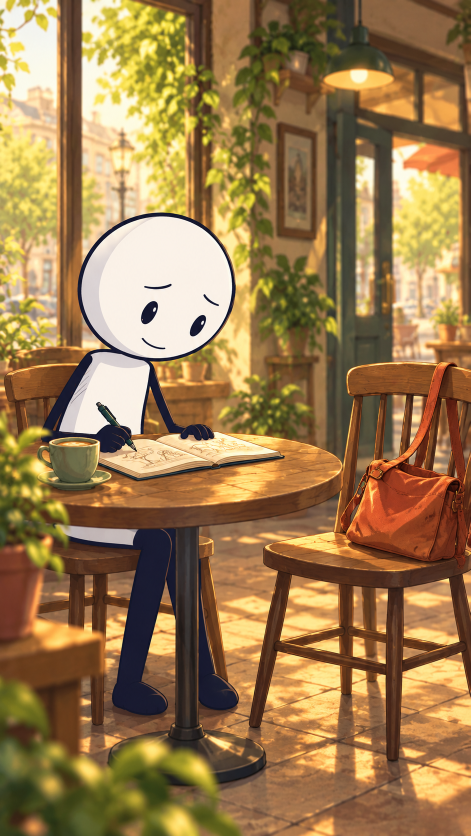
#> input picture outputs/the-empty-chair-source/assets/01-alone.png, 941 x 1672 px (shown at 1/2 size)
$ python render.py
#> lines starting #> are read from the running program, lines starting #| are printed output that depends on the picture
"""The Empty Chair: illustrated character animation, narration and local assembly.

Rebuild offline with Pillow and FFmpeg. All timings follow the included voice take.
Source coordinates use the 941 x 1672 illustration canvas; rendering is 720 x 1280.
"""
from array import array
import argparse
from bisect import bisect_right
import json
import math
from pathlib import Path
import random
import subprocess
import wave

from PIL import Image, ImageDraw, ImageEnhance, ImageFont

HERE = Path(__file__).resolve().parent
OUT = HERE.parent
SIZE = (720, 1280)
W, H = SIZE
FPS = 24
SPEED = .95
LEAD = .4
PAUSES = [(20.298, .5), (24.347, 1.0), (29.293, .55), (37.350, .3)]
TAIL = 3.0
VOICE_LENGTH = 41.016
DURATION = math.ceil((LEAD + VOICE_LENGTH / SPEED + sum(p[1] for p in PAUSES) + TAIL) * FPS) / FPS
FONT = '/System/Library/Fonts/Supplemental/Arial Bold.ttf'
if not Path(FONT).exists():
    FONT = '/usr/share/fonts/truetype/dejavu/DejaVuSans-Bold.ttf'


def ease(x):
    x = max(0, min(1, x))
    return x * x * (3 - 2 * x)


def pulse(t, start, length):
    return math.sin(math.pi * (t - start) / length) ** 2 if start < t < start + length else 0


def when(t, after=True):
    return LEAD + t / SPEED + sum(gap for at, gap in PAUSES if at < t or (after and at == t))


# Shot duration is independent of camera motion: no constant zooming or floating.
# crop = center x, center y, scale, measured in original illustration coordinates.
EDIT = [
    (0, 'alone', (470, 830, 1.04), 'draw', 'THE EMPTY CHAIR'),
    (3.220, 'alone', (355, 825, 1.48), 'draw', ''),
    (5.135, 'alone', (706, 1040, 2.0), 'still', ''),
    (6.970, 'question', (470, 730, 1.13), 'ask', ''),
    (10.421, 'question', (290, 690, 1.70), 'hesitate', ''),
    (11.700, 'bag', (470, 850, 1.08), 'lift', ''),
    (13.016, 'together', (470, 800, 1.12), 'talk', ''),
    (16.222, 'together', (630, 650, 1.55), 'ask', ''),
    (17.853, 'together', (300, 650, 1.65), 'nod', ''),
    (18.858, 'together', (470, 790, 1.16), 'talk', ''),
    (20.298, 'waiting', (470, 830, 1.06), 'wait', 'THE NEXT MORNING'),
    (23.125, 'waiting', (670, 850, 1.25), 'still', ''),
    (24.347, 'waiting', (320, 685, 1.57), 'wait', 'THREE MORNINGS'),
    (26.793, 'disappointed', (470, 830, 1.06), 'sad', 'THE FOURTH MORNING'),
    (29.293, 'return', (470, 770, 1.08), 'return', ''),
    (32.350, 'return', (650, 880, 1.48), 'show', ''),
    (34.021, 'books', (655, 790, 1.42), 'still', ''),
    (37.350, 'return', (370, 730, 1.25), 'laugh', ''),
    (40.964, 'books', (470, 835, 1.02), 'still', ''),
]


# heads: ellipse and eye centers in the original illustration canvas.
SPECS = {
    'alone': dict(file='01-alone.png', heads=[(313, 576, 157, 150, [(298, 624), (397, 651)])],
                  hands=[(235, 858, 68, 72)]),
    'question': dict(file='02-question.png', heads=[
        (254, 582, 145, 139, [(268, 612), (358, 566)]),
        (641, 462, 143, 137, [(548, 497), (645, 522)])], hands=[(650, 815, 78, 67)]),
    'bag': dict(file='02b-bag.png', heads=[
        (313, 597, 145, 131, [(338, 620), (423, 565)]),
        (641, 462, 143, 137, [(548, 497), (645, 522)])], hands=[(699, 778, 100, 110)]),
    'together': dict(file='03-together.png', heads=[
        (248, 578, 145, 133, [(268, 609), (355, 565)]),
        (662, 546, 147, 142, [(562, 593), (658, 614)])], hands=[(615, 810, 95, 87)]),
    'waiting': dict(file='04-waiting.png', heads=[
        (300, 565, 155, 140, [(347, 585), (430, 557)])], hands=[(235, 858, 68, 72)]),
    'disappointed': dict(file='05-disappointed.png', heads=[
        (314, 576, 154, 143, [(293, 646), (390, 663)])], hands=[]),
    'return': dict(file='06-return-final.png', heads=[
        (249, 577, 146, 133, [(263, 598), (348, 545)]),
        (641, 430, 143, 132, [(545, 457), (640, 489)])], hands=[]),
    'books': dict(file='07-books-final.png', heads=[], hands=[]),
}


# [39 lines left out: functions read_cues, prepare_voice, not called in this run]


class Scene:
    def __init__(self, name, spec):
#> called with name = 'alone'
        self.name = name
        self.im = Image.open(HERE / 'assets' / spec['file']).convert('RGB').resize(SIZE, Image.Resampling.LANCZOS)
        self.heads = [(x * W / 941, y * H / 1672, rx * W / 941, ry * H / 1672,
                       [(ex * W / 941, ey * H / 1672) for ex, ey in eyes])
                      for x, y, rx, ry, eyes in spec['heads']]
        self.hands = [(x * W / 941, y * H / 1672, rx * W / 941, ry * H / 1672)
                      for x, y, rx, ry in spec['hands']]

    # [65 lines left out: functions frame, lines_for, not called in this run]


class Reel:
    def __init__(self):
        self.scenes = {name: Scene(name, spec) for name, spec in SPECS.items()}
#> call 2 of __init__, with name = 'question'
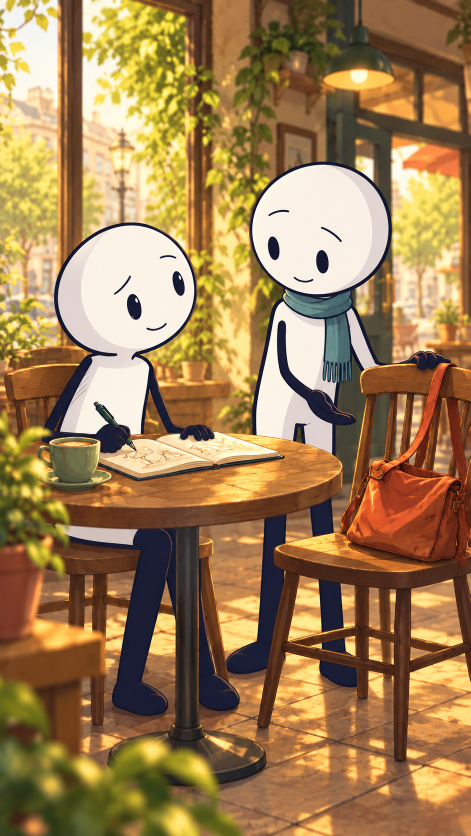
#> input picture outputs/the-empty-chair-source/assets/02-question.png, 941 x 1672 px (shown at 1/2 size)
#> call 3 of __init__, with name = 'bag'
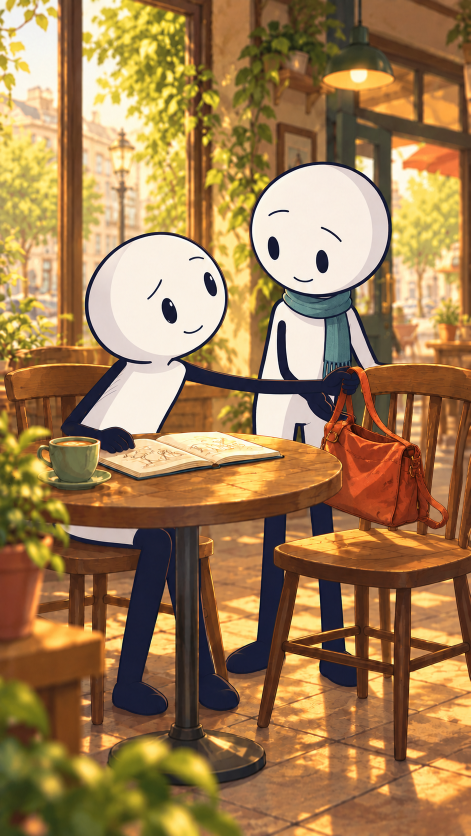
#> input picture outputs/the-empty-chair-source/assets/02b-bag.png, 941 x 1672 px (shown at 1/2 size)
#> call 4 of __init__, with name = 'together'
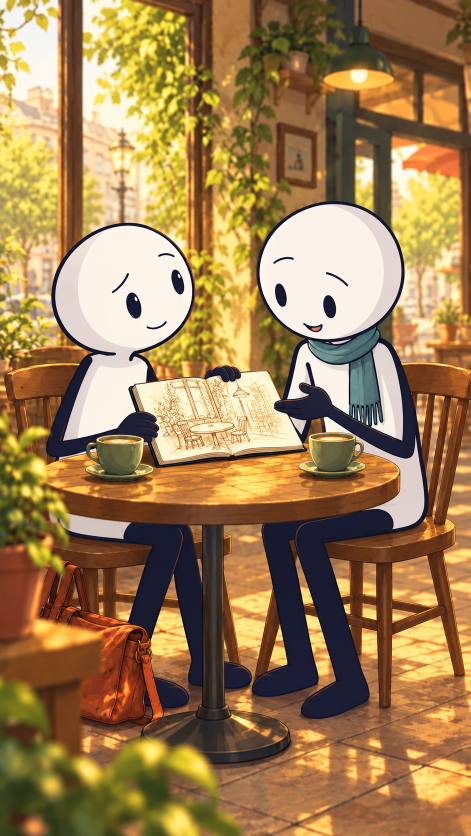
#> input picture outputs/the-empty-chair-source/assets/03-together.png, 941 x 1672 px (shown at 1/2 size)
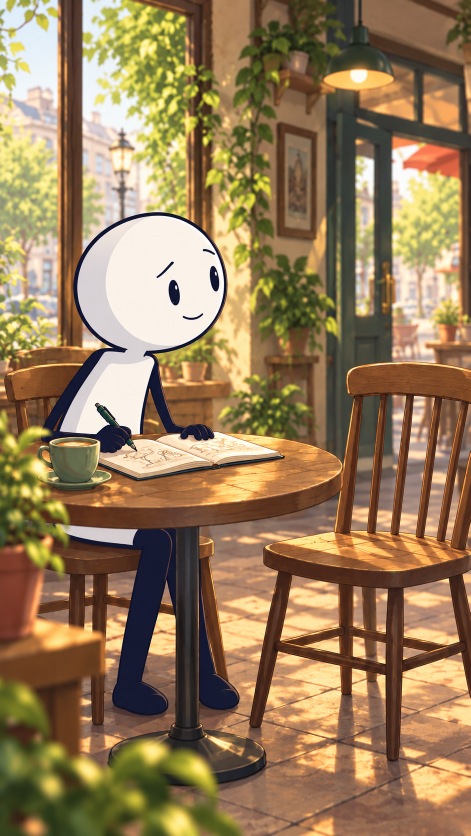
#> input picture outputs/the-empty-chair-source/assets/04-waiting.png, 941 x 1672 px (shown at 1/2 size)
#> in __init__ (call 5), `self.im = Image.open(HERE / 'assets' / spec['file']).convert('RGB').re..`:
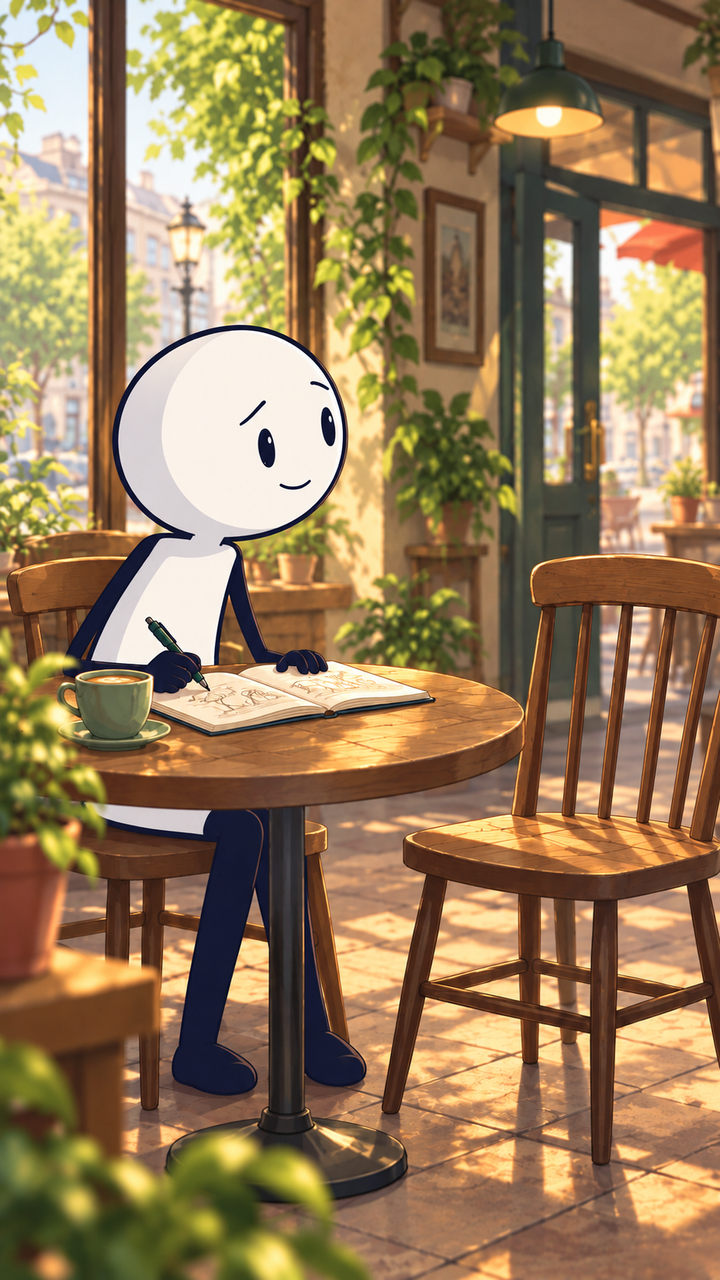
#> self.im: PIL image 720x1280 RGB; mean R, G, B 150.2, 124.4, 89.1
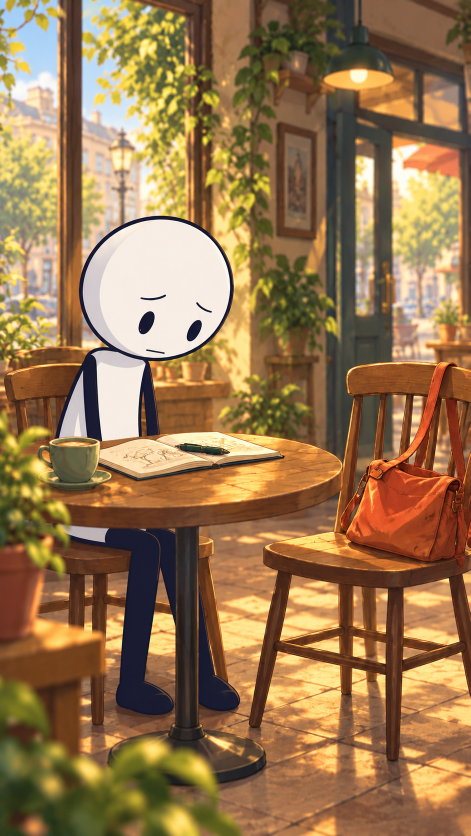
#> input picture outputs/the-empty-chair-source/assets/05-disappointed.png, 941 x 1672 px (shown at 1/2 size)
#> in __init__ (call 6), `self.im = Image.open(HERE / 'assets' / spec['file']).convert('RGB').re..`:
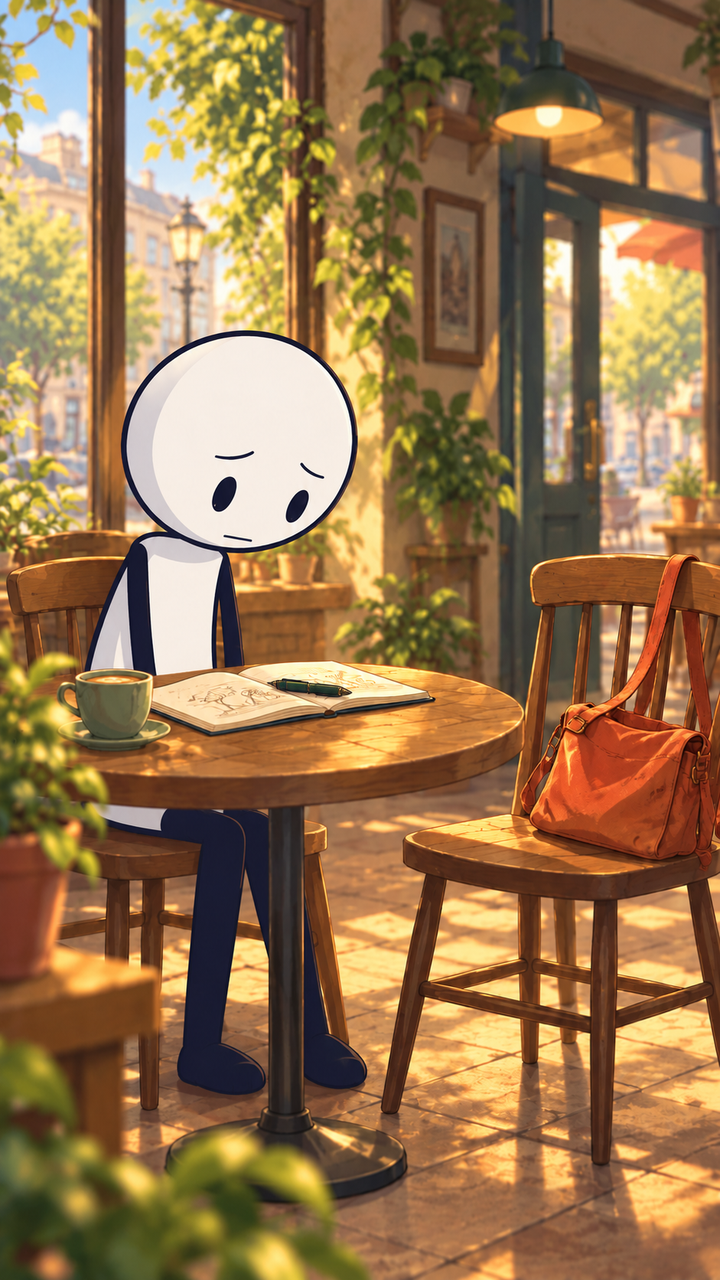
#> self.im: PIL image 720x1280 RGB; mean R, G, B 151.2, 118.4, 79.6
        self.cues = read_cues()
        self.starts = [0] + [when(row[0]) for row in EDIT[1:]]
        self.font = ImageFont.truetype(FONT, 31)
        self.label = ImageFont.truetype(FONT, 22)

    # [63 lines left out: functions frame, sound_bed, not called in this run]


def srt_time(sec):
    ms = round(sec*1000)
    return f'{ms//3600000:02}:{ms//60000%60:02}:{ms//1000%60:02},{ms%1000:03}'


def render(preview=False, output=None):
    reel = Reel()
    target = Path(output).resolve() if output else OUT/'the-empty-chair.mp4'
    if preview:
        indices = [0, 2, 3, 5, 6, 10, 12, 13, 14, 16, 17, 18]
        sheet = Image.new('RGB', (1080, 2560), '#FFF8EB')
        for j, i in enumerate(indices):
            t = reel.starts[i]+.5
            sheet.paste(reel.frame(t).resize((360, 640)), ((j%3)*360, (j//3)*640))
        sheet.save(target.with_suffix('.storyboard.jpg'), quality=92)
        return
    voice = prepare_voice()
    music = sound_bed()
    temp = target.with_name(target.stem+'.partial.mp4')
    command = ['ffmpeg', '-v', 'error', '-y', '-f', 'rawvideo', '-pix_fmt', 'rgb24',
               '-s', '720x1280', '-r', str(FPS), '-i', '-', '-i', str(voice), '-i', str(music),
               '-filter_complex', '[1:a]loudnorm=I=-17:TP=-2:LRA=9[voice];[voice][2:a]amix=inputs=2:duration=longest:normalize=0,alimiter=limit=0.95[a]',
               '-map', '0:v', '-map', '[a]', '-c:v', 'libx264', '-preset', 'fast', '-crf', '18',
               '-pix_fmt', 'yuv420p', '-c:a', 'aac', '-b:a', '192k', '-t', str(DURATION),
               '-movflags', '+faststart', str(temp)]
    log = target.with_suffix('.render.log')
    with log.open('w') as err:
        process = subprocess.Popen(command, stdin=subprocess.PIPE, stderr=err)
        try:
            for k in range(round(DURATION*FPS)):
                if k%(FPS*3) == 0:
                    print(f'Rendering {k/FPS:.0f}/{DURATION:.2f}s', flush=True)
                process.stdin.write(reel.frame(k/FPS).tobytes())
            process.stdin.close()
            if process.wait():
                raise RuntimeError(log.read_text())
            temp.replace(target)
        finally:
            if process.poll() is None:
                process.kill(); process.wait()
            temp.unlink(missing_ok=True)
    target.with_suffix('.srt').write_text('\n\n'.join(f'{n+1}\n{srt_time(a)} --> {srt_time(b)}\n{text}' for n,(a,b,text) in enumerate(reel.cues))+'\n')
    target.with_suffix('.timeline.json').write_text(json.dumps(dict(title='The Empty Chair', duration=DURATION,
        width=W, height=H, fps=FPS, source_images=len(SPECS), voice='en-US-AndrewNeural', rate='-8%',
        playback_tempo=SPEED, pauses=PAUSES, shots=[dict(start=reel.starts[i],
            end=reel.starts[i+1] if i+1<len(EDIT) else DURATION, image=row[1], camera=row[2],
            acting=row[3], label=row[4]) for i,row in enumerate(EDIT)], speech_cues=reel.cues), indent=2))
    print(target)


if __name__ == '__main__':
    parser = argparse.ArgumentParser()
    parser.add_argument('--preview', action='store_true')
    parser.add_argument('--output', help='Optional output MP4 path')
    args = parser.parse_args()
#> (the run stopped early here; a loop or call above may not have finished)
